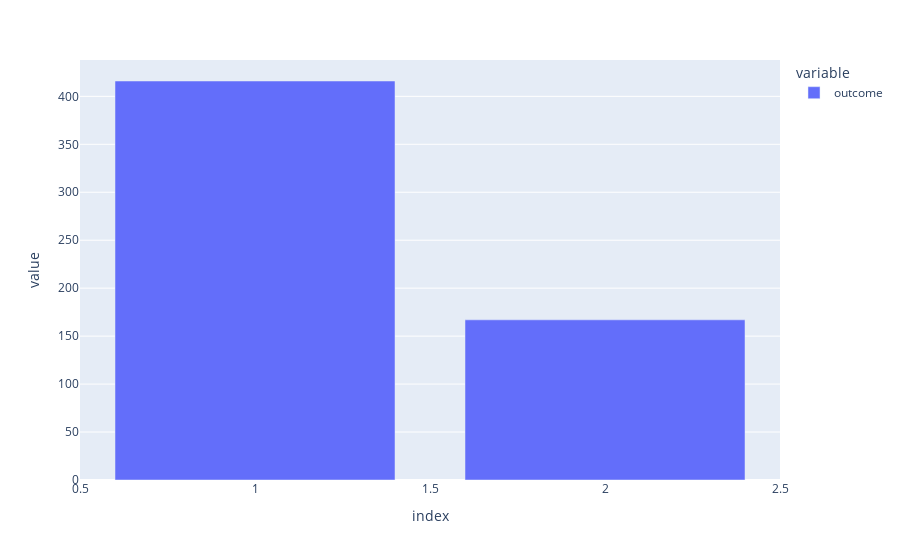

The notebook cell saved with this chart:
### Code cell
px.bar(data["outcome"].value_counts())

### Figure 1 — Plotly figure (JSON) as saved in the notebook; plotly's stock layout.template omitted (floating-point values rounded to 4 significant figures)
{"data": [{"alignmentgroup": "True", "hovertemplate": "variable=outcome<br>index=%{x}<br>value=%{y}<extra></extra>", "legendgroup": "outcome", "marker": {"color": "#636efa"}, "name": "outcome", "offsetgroup": "outcome", "orientation": "v", "showlegend": true, "textposition": "auto", "type": "bar", "x": [1, 2], "xaxis": "x", "y": [416, 167], "yaxis": "y"}], "layout": {"barmode": "relative", "legend": {"title": {"text": "variable"}, "tracegroupgap": 0}, "margin": {"t": 60}, "xaxis": {"anchor": "y", "domain": [0, 1], "title": {"text": "index"}}, "yaxis": {"anchor": "x", "domain": [0, 1], "title": {"text": "value"}}}}
